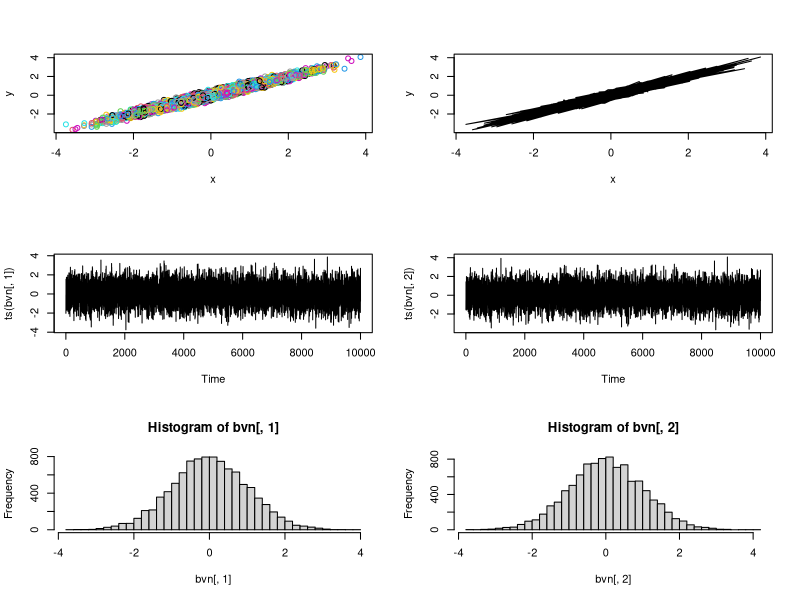
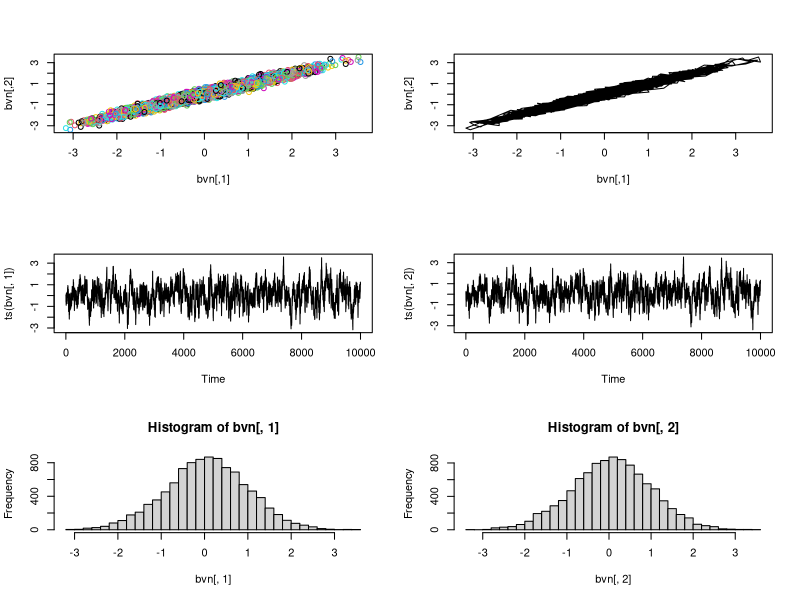

Source code (R) for these figures, in order:
# https://www.mas.ncl.ac.uk/~ndjw1/teaching/sim/gibbs/gibbs.html

rbvn<-function (n, rho) 
{
  x <- rnorm(n, 0, 1)
  y <- rnorm(n, rho * x, sqrt(1 - rho^2))
  cbind(x, y)
}

bvn<-rbvn(10000,0.98)
par(mfrow=c(3,2))
plot(bvn,col=1:10000)
plot(bvn,type="l")
plot(ts(bvn[,1]))
plot(ts(bvn[,2]))
hist(bvn[,1],40)
hist(bvn[,2],40)
par(mfrow=c(1,1))


gibbs<-function (n, rho) 
{
  mat <- matrix(ncol = 2, nrow = n)
  x <- 0
  y <- 0
  mat[1, ] <- c(x, y)
  for (i in 2:n) {
    x <- rnorm(1, rho * y, sqrt(1 - rho^2))
    y <- rnorm(1, rho * x, sqrt(1 - rho^2))
    mat[i, ] <- c(x, y)
  }
  mat
}

bvn<-gibbs(10000,0.98)
par(mfrow=c(3,2))
plot(bvn,col=1:10000)
plot(bvn,type="l")
plot(ts(bvn[,1]))
plot(ts(bvn[,2]))
hist(bvn[,1],40)
hist(bvn[,2],40)
par(mfrow=c(1,1))
